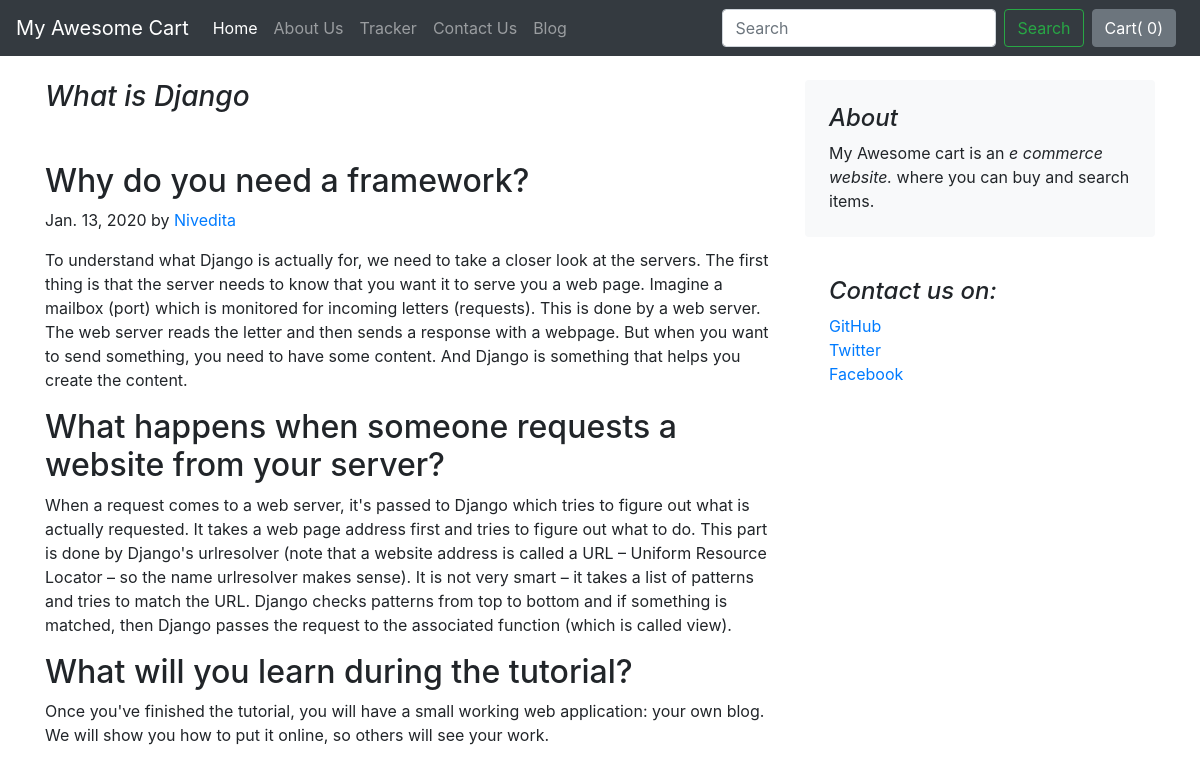
/blog/blogPost/1, run on the app's committed database.
### blog/models.py (models this page shows)
class Blogpost(models.Model):
    post_id=models.AutoField(primary_key=True)
    title=models.TextField(max_length=50)
    head0=models.CharField( max_length=500,default="")
    chead0=models.CharField( max_length=5000,default="")
    head1=models.CharField( max_length=500,default="")
    chead1=models.CharField( max_length=5000,default="")
    head2=models.CharField( max_length=500,default="")
    chead2=models.CharField( max_length=5000,default="")
    pub_Date=models.DateField()
    thumbnail=models.ImageField(upload_to="shop/images",default="")
    def __str__(self):
       return self.title

### blog/views.py (the view)
# urls.py: path("blogPost/<int:id>",views.blogpost,name="blogPost"),
def blogpost(request , id):
    post=Blogpost.objects.filter(post_id=id)[0]
    print(post)
    return render(request,'blog/blogpost.html',{'post':post})

### blog/templates/blog/blogpost.html (shortened to what this page needs)
{% extends 'blog/basic.html' %}
{% block body %}
<div class="container">
<div class="row mt-4">
    <div class="col-md-8 blog-main">
      <h3 class="pb-4 mb-4 font-italic ">
        {{post.title}}
      </h3>
      <div class="blog-post">
        <h2 class="blog-post-title">{{post.head0}}</h2>
        <p class="blog-post-meta">{{post.pub_Date}} by <a href="#">Nivedita</a></p>
        <p>{{post.chead0}}</p>
        <h2>{{post.head1}}</h2>
        <p>{{post.chead1}}</p>
          <h2>{{post.head2}}</h2>
        <p>{{post.chead2}}</p>
      </div>
    </div>
    <aside class="col-md-4 blog-sidebar">
      <div class="p-4 mb-3 bg-light rounded">
        <h4 class="font-italic">About</h4>
        <p class="mb-0">My Awesome cart is an  <em>e commerce website.</em> where you can buy and search items. </p>
  </div>
      <div class="p-4">
        <h4 class="font-italic">Contact us on: </h4>
        <ol class="list-unstyled">
          <li><a href="#">GitHub</a></li>
          <li><a href="#">Twitter</a></li>
          <li><a href="#">Facebook</a></li>
        </ol>
      </div>
    </aside>
  </div>
  </div>
{% endblock %}

### data on the page
Blogpost: title "What is Django", head0 "Why do you need a framework?", pub_Date "Jan. 13, 2020", chead0 "To understand what Django is actually for, we need to take a closer look at the servers. The first thing is that the server needs to know that you want it to serve you a web page. Imagine a mailbox (port) which is monitored for incoming letters (requests). This is done by a web server. The web server reads the letter and then sends a response with a webpage. But when you want to send something, you need to have some content. And Django is something that helps you create the content.", head1 "What happens when someone requests a website from your server?", chead1 "When a request comes to a web server, it's passed to Django which tries to figure out what is actually requested. It takes a web page address first and tries to figure out what to do. This part is done by Django's urlresolver (note that a website address is called a URL – Uniform Resource Locator – so the name urlresolver makes sense). It is not very smart – it takes a list of patterns and tries to match the URL. Django checks patterns from top to bottom and if something is matched, then Django passes the request to the associated function (which is called view).", head2 "What will you learn during the tutorial?", chead2 "Once you've finished the tutorial, you will have a small working web application: your own blog. We will show you how to put it online, so others will see your work."
